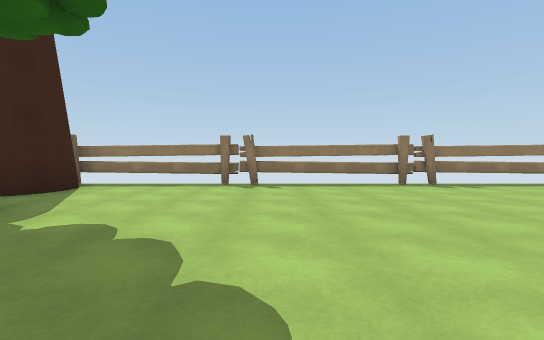
[1] (above)

16 first-person views from a walk through a Unity game level. The camera is 1.2 m above the floor, tilts 2° down and sees 85° across. The floor is counted in squares, 2 m on a side. Each view is taken from the middle of a square. On the plan, view 1 faces up. The plan holds only what a view shows up to about 9 squares ahead; the rest is blank. The place goes on beyond the plan. The player is left out. Some animated figures are not drawn. Some surface patterns are stand-ins.

[2]
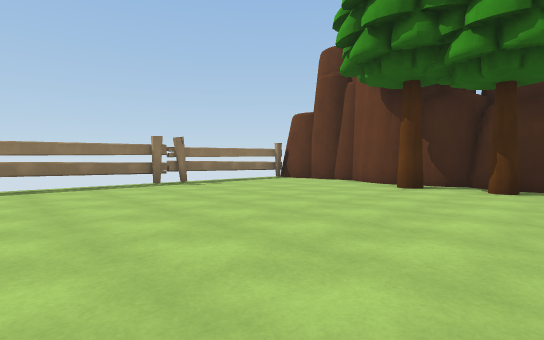

[3]
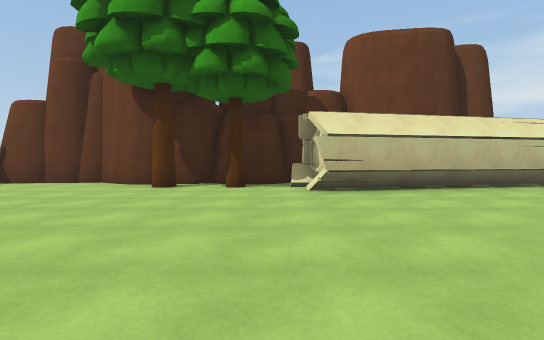

[4]
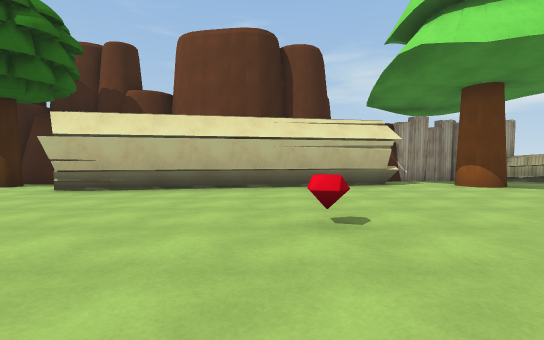

[5]
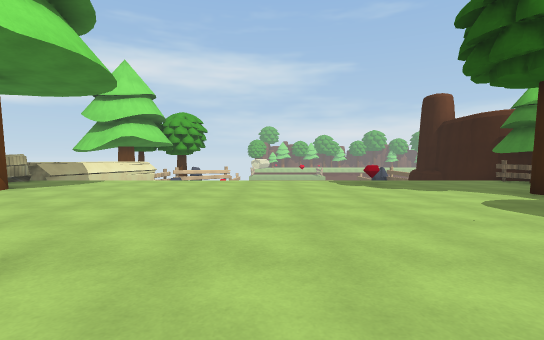

[6]
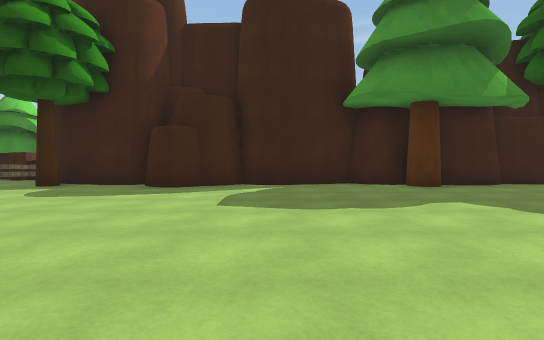

[7]
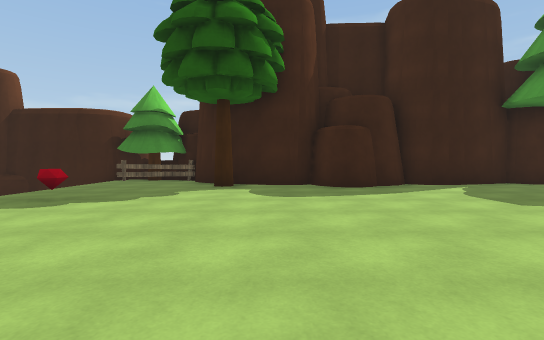

[8]
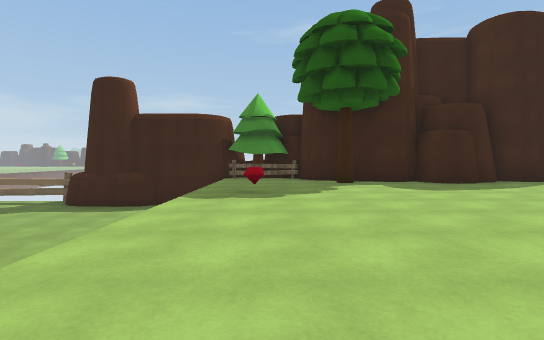

[9]
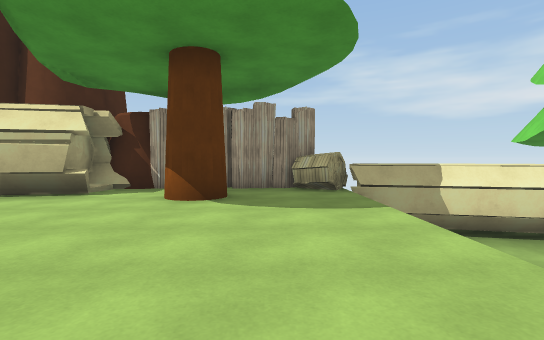

[10]
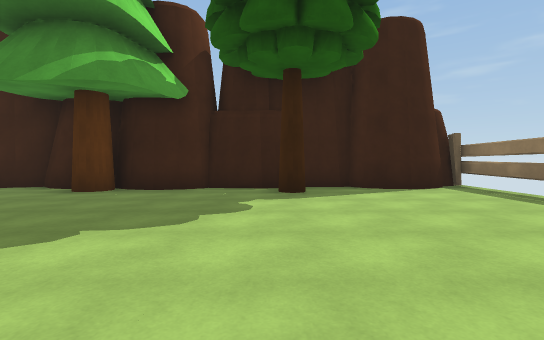

[11]
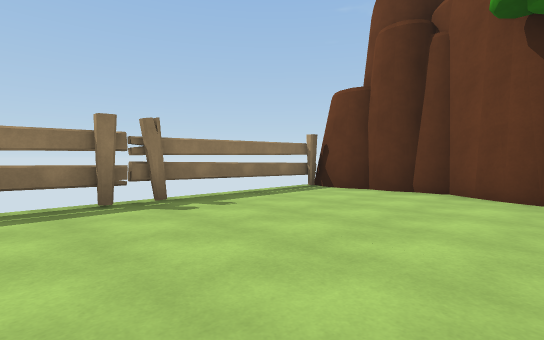

[12]
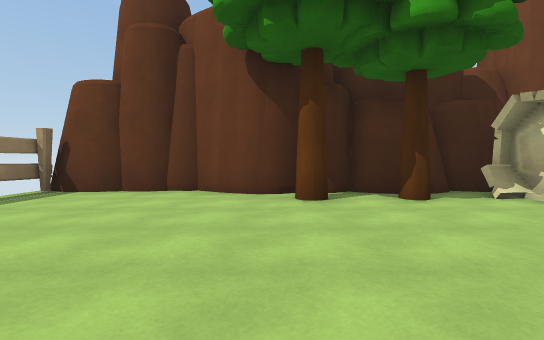

[13]
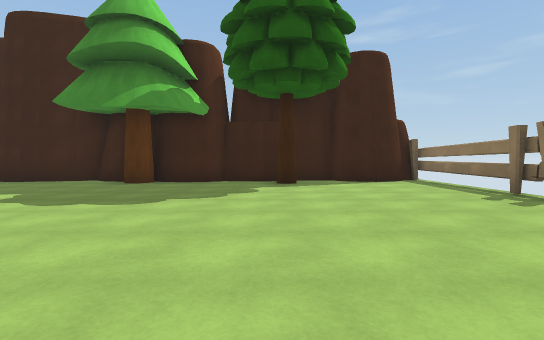

[14]
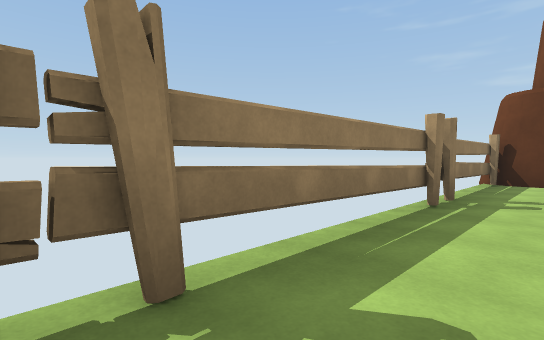

[15]
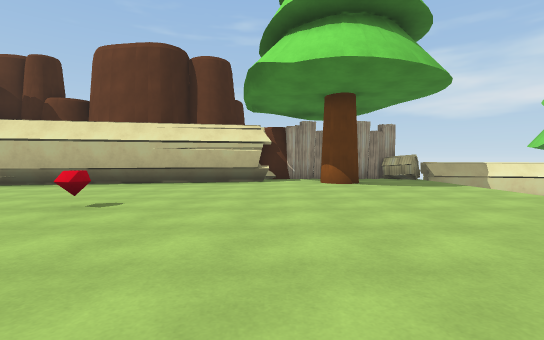

[16]
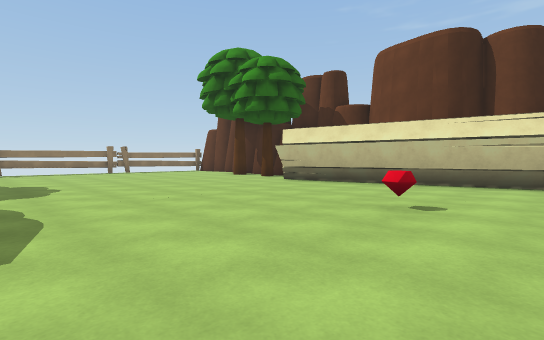

### Floor plan
Key: @ floor where view 1 was taken; # wall or solid block; . floor; = window, fence, low wall or low ledge; ^ raised ledge; v drop or lower ground; R rock; T tree; L log; O other object.
Columns run from 7 left of view 1 to 10 right of it. Each row starts with its distance up from view 1.
  8    ############R
  7   R...=........RR
  6   RR...........RR
  5   RR...........#R
  4   #............#
  3   ##T.........##
  2   ##..........T# R
  1    R..........TR R
  0    T...@......RR R
 -1 RR R.........###
 -2   #..........#
 -3   ##.........#
 -4   ##.........#
 -5   ##.........##
 -6    #......O...#
 -7    #..........##
 -8   ##..........#RRR
 -9   #T...........LLR
-10  ##...........T##
-11  #T...O........LL
-12  #T............LL
-13  #v           v^
-14  ##           =^
-15   #vvvvv     v^^

Where each view was taken, in squares from view 1:
view 1: 0 up, 0 right, facing up
view 2: 0 up, 0 right, facing up-right
view 3: 0 up, 0 right, facing right
view 4: 5 down, 0 right, facing right
view 5: 4 down, 1 right, facing down
view 6: 4 down, 3 right, facing left
view 7: 8 down, 3 right, facing left
view 8: 11 down, 4 right, facing left
view 9: 11 down, 2 right, facing right
view 10: 3 up, 2 right, facing left
view 11: 3 up, 2 right, facing up-right
view 12: 3 up, 2 right, facing right
view 13: 3 up, 4 right, facing left
view 14: 6 up, 1 left, facing up-right
view 15: 8 down, 1 left, facing right
view 16: 7 down, 1 left, facing up-right
